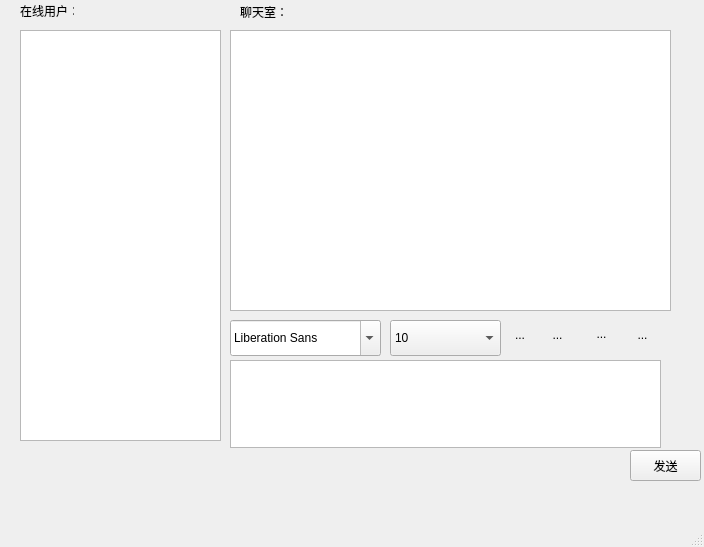
<?xml version="1.0" encoding="UTF-8"?>
<ui version="4.0">
 <class>UserInterface</class>
 <widget class="QMainWindow" name="UserInterface">
  <property name="geometry">
   <rect>
    <x>0</x>
    <y>0</y>
    <width>704</width>
    <height>547</height>
   </rect>
  </property>
  <property name="windowTitle">
   <string>MainWindow</string>
  </property>
  <widget class="QWidget" name="centralwidget">
   <widget class="QTextEdit" name="textEdit">
    <property name="geometry">
     <rect>
      <x>230</x>
      <y>30</y>
      <width>441</width>
      <height>281</height>
     </rect>
    </property>
   </widget>
   <widget class="QListWidget" name="listWidget">
    <property name="geometry">
     <rect>
      <x>20</x>
      <y>30</y>
      <width>201</width>
      <height>411</height>
     </rect>
    </property>
   </widget>
   <widget class="QLabel" name="label">
    <property name="geometry">
     <rect>
      <x>240</x>
      <y>1</y>
      <width>54</width>
      <height>21</height>
     </rect>
    </property>
    <property name="text">
     <string>聊天室：</string>
    </property>
   </widget>
   <widget class="QLabel" name="label_2">
    <property name="geometry">
     <rect>
      <x>20</x>
      <y>0</y>
      <width>54</width>
      <height>21</height>
     </rect>
    </property>
    <property name="text">
     <string>在线用户：</string>
    </property>
   </widget>
   <widget class="QPushButton" name="pushButton">
    <property name="geometry">
     <rect>
      <x>630</x>
      <y>450</y>
      <width>71</width>
      <height>31</height>
     </rect>
    </property>
    <property name="text">
     <string>发送</string>
    </property>
   </widget>
   <widget class="QToolButton" name="toolButton">
    <property name="geometry">
     <rect>
      <x>591</x>
      <y>323</y>
      <width>21</width>
      <height>21</height>
     </rect>
    </property>
    <property name="toolTip">
     <string>下划线</string>
    </property>
    <property name="styleSheet">
     <string notr="true">border-image: url(:/image/Underline.png);</string>
    </property>
    <property name="text">
     <string>...</string>
    </property>
    <property name="icon">
     <iconset resource="img.qrc">
      <normaloff>:/image/Underline.png</normaloff>:/image/Underline.png</iconset>
    </property>
    <property name="iconSize">
     <size>
      <width>20</width>
      <height>20</height>
     </size>
    </property>
    <property name="checkable">
     <bool>true</bool>
    </property>
    <property name="autoRaise">
     <bool>true</bool>
    </property>
   </widget>
   <widget class="QToolButton" name="toolButton_2">
    <property name="geometry">
     <rect>
      <x>542</x>
      <y>319</y>
      <width>31</width>
      <height>31</height>
     </rect>
    </property>
    <property name="toolTip">
     <string>倾斜</string>
    </property>
    <property name="styleSheet">
     <string notr="true">border-image: url(:/image/tilt.png);</string>
    </property>
    <property name="text">
     <string>...</string>
    </property>
    <property name="icon">
     <iconset resource="img.qrc">
      <normaloff>:/image/tilt.png</normaloff>:/image/tilt.png</iconset>
    </property>
    <property name="iconSize">
     <size>
      <width>20</width>
      <height>20</height>
     </size>
    </property>
    <property name="checkable">
     <bool>true</bool>
    </property>
    <property name="autoRaise">
     <bool>true</bool>
    </property>
   </widget>
   <widget class="QToolButton" name="toolButton_3">
    <property name="geometry">
     <rect>
      <x>512</x>
      <y>324</y>
      <width>16</width>
      <height>21</height>
     </rect>
    </property>
    <property name="cursor">
     <cursorShape>ArrowCursor</cursorShape>
    </property>
    <property name="toolTip">
     <string>加粗</string>
    </property>
    <property name="styleSheet">
     <string notr="true">border-image: url(:/image/bold.png);</string>
    </property>
    <property name="text">
     <string>...</string>
    </property>
    <property name="icon">
     <iconset resource="img.qrc">
      <normaloff>:/image/bold.png</normaloff>:/image/bold.png</iconset>
    </property>
    <property name="iconSize">
     <size>
      <width>20</width>
      <height>20</height>
     </size>
    </property>
    <property name="checkable">
     <bool>true</bool>
    </property>
    <property name="autoRaise">
     <bool>true</bool>
    </property>
   </widget>
   <widget class="QToolButton" name="toolButton_4">
    <property name="geometry">
     <rect>
      <x>632</x>
      <y>324</y>
      <width>21</width>
      <height>21</height>
     </rect>
    </property>
    <property name="styleSheet">
     <string notr="true">border-image: url(:/image/color.png);</string>
    </property>
    <property name="text">
     <string>...</string>
    </property>
    <property name="icon">
     <iconset resource="img.qrc">
      <normaloff>:/image/color.png</normaloff>:/image/color.png</iconset>
    </property>
    <property name="iconSize">
     <size>
      <width>20</width>
      <height>20</height>
     </size>
    </property>
    <property name="checkable">
     <bool>true</bool>
    </property>
    <property name="autoRaise">
     <bool>true</bool>
    </property>
   </widget>
   <widget class="QFontComboBox" name="fontComboBox">
    <property name="geometry">
     <rect>
      <x>230</x>
      <y>320</y>
      <width>151</width>
      <height>36</height>
     </rect>
    </property>
   </widget>
   <widget class="QComboBox" name="comboBox">
    <property name="geometry">
     <rect>
      <x>390</x>
      <y>320</y>
      <width>111</width>
      <height>36</height>
     </rect>
    </property>
    <property name="currentText">
     <string>10</string>
    </property>
    <item>
     <property name="text">
      <string>10</string>
     </property>
    </item>
    <item>
     <property name="text">
      <string>11</string>
     </property>
    </item>
    <item>
     <property name="text">
      <string>12</string>
     </property>
    </item>
    <item>
     <property name="text">
      <string>13</string>
     </property>
    </item>
    <item>
     <property name="text">
      <string>14</string>
     </property>
    </item>
    <item>
     <property name="text">
      <string>15</string>
     </property>
    </item>
    <item>
     <property name="text">
      <string>16</string>
     </property>
    </item>
    <item>
     <property name="text">
      <string>17</string>
     </property>
    </item>
    <item>
     <property name="text">
      <string>18</string>
     </property>
    </item>
    <item>
     <property name="text">
      <string>19</string>
     </property>
    </item>
   </widget>
   <widget class="QTextEdit" name="textEdit_2">
    <property name="geometry">
     <rect>
      <x>230</x>
      <y>360</y>
      <width>431</width>
      <height>88</height>
     </rect>
    </property>
   </widget>
  </widget>
  <widget class="QMenuBar" name="menubar">
   <property name="geometry">
    <rect>
     <x>0</x>
     <y>0</y>
     <width>704</width>
     <height>36</height>
    </rect>
   </property>
  </widget>
  <widget class="QStatusBar" name="statusbar"/>
 </widget>
 <resources>
  <include location="img.qrc"/>
 </resources>
 <connections/>
</ui>
